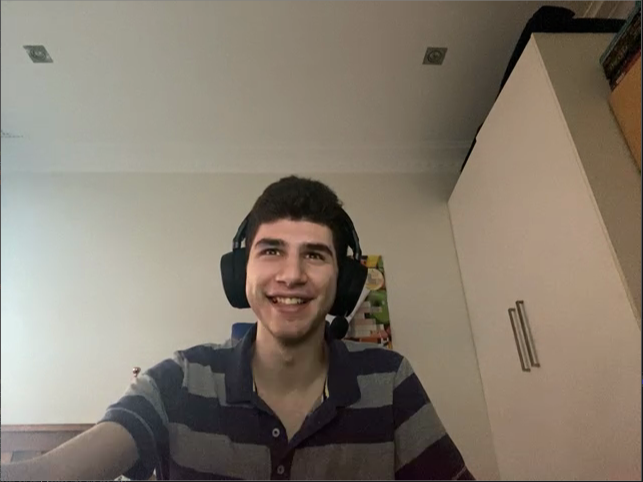
#> input picture virtualBkgdImgs/imageWithoutLight.PNG, 1285 x 964 px (shown at 1/2 size)
$ python mainVirtualBkgd.py ./virtualBkgdImgs/imageWithoutLight.PNG   (older library calls are emulated)
#> lines starting #> are read from the running program, lines starting #| are printed output that depends on the picture; after the words box and inside, x2 and y2 are one past the last pixel; in counts of white or black regions, pixels touching at a corner belong together
### viewFileImage.py
################################################################################

# Alpacas & Fences - viewFileImage
# Authors: 470203101, 470386390, 470354850

# In order to run this file alone:
# $ python viewFileImage.py ./virtualBkgdImgs/imageWithoutLight.PNG
# OR
# $ python viewFileImage.py ./virtualBkgdImgs/IMG20190812150924.jpg

# This script aids in the collection of an image from file.

################################################################################
# Imports
################################################################################
import sys
import cv2

################################################################################
# Constants
################################################################################

################################################################################
# Functions
################################################################################
# readImage
# Returns the read in image file.
# Input:
#   - imageFileName | str -> image file name
# Output:
#   - image
def readImage(imageFileName):
  return  cv2.imread(imageFileName)

#-------------------------------------------------------------------------------
# resize2ScreenImage
# Resize the image to better fit on the screen.
# Input:
#   - image | cv2 image -> image object/data
# Output:
#   - image | cv2 image -> image object/data
# Note:
#   - Image will fit screen.
def resize2ScreenImage(image):
  # Resize the image
  screen_w = 800;
  screen_h = 600;
  img_h = len(image[0])
  img_w = len(image)
  scale_const = 0.75
  #scale_val = scale_const
  scale_val = {
    True: screen_w/img_w*scale_const,
    False: screen_h/img_h*scale_const,
  }[img_w > img_h] # percent of original size
  width = int(img_h * scale_val)
  height = int(img_w * scale_val)
  dim = (width, height)

  # resize image
  return cv2.resize(image, dim, interpolation = cv2.INTER_AREA)

#-------------------------------------------------------------------------------
# viewImagePersistant
# Show the given image in a frame with specified name.
# Input:
#   - frameName | str -> frame name
#   - image | cv2 image -> image object/data
# Output:
#   - N/A
# Note:
#   - Image is shown on the screen.
#   - Code will not progress from this point, until the image has been closed.
def viewImagePersistant(frameName, image):
  cv2.imshow(frameName, image)

  # Wait until the window has been closed
  while cv2.getWindowProperty(frameName, cv2.WND_PROP_VISIBLE) > 0:
    keyCode = cv2.waitKey(50)

#-------------------------------------------------------------------------------
# viewImage
# Show the given image in a frame with specified name.
# Input:
#   - frameName | str -> frame name
#   - image | cv2 image -> image object/data
# Output:
#   - N/A
# Note:
#   - Image is shown on the screen.
#   - Code will not progress from this point, until the image has been closed.
def viewImage(frameName, image):
  cv2.imshow(frameName, image)

#-------------------------------------------------------------------------------
# closeAllImages
# Closes all open image frames.
# Input:
#   - N/A
# Output:
#   - N/A
def closeAllImages():
  cv2.destroyAllWindows()


################################################################################
# Main
################################################################################
# [21 lines left out: function main, not called in this run]

# [2 lines that do not run on import are left out]

### imageBkgds.py
################################################################################

# Alpacas & Fences - imageBkgds
# Authors: 470203101, 470386390, 470354850

# In order to run this file alone:
# $ python imageBkgds.py

# This script aids in the removal of the background of a person.
# Follows the instructions from https://www.learnopencv.com/applications-of-foreground-background-separation-with-semantic-segmentation/

################################################################################
# Imports
################################################################################
import cv2
import numpy as np
from PIL import Image

from viewCamera import *
from viewFileImage import *
from imageManipulations import *

################################################################################
# Constants
################################################################################


################################################################################
# Functions
################################################################################
# diffBkgdThreshBGR
# Removes the background of the given rgb_img through diffing the bkgd_img
# Input:
#   - bgr_img | cv2 image -> image object/data
#   - bkgd_img | cv2 image -> image object/data
# Output:
#   - gray_img | cv2 image -> image object/data
# [94 lines left out: functions diffBkgdThreshBGR, diffBkgdBGRThresh, diffBkgdOtsuBGR, not called in this run]

#-------------------------------------------------------------------------------
# diffBkgdOtsuGray
# Removes the background of the given rgb_img.
# Input:
#   - bgr_img | cv2 image -> image object/data
# Output:
#   - gray_img | cv2 image -> image object/data
def diffBkgdOtsuGray(bgr_img):
  gray_img = cv2.cvtColor(bgr_img, cv2.COLOR_BGR2GRAY)
  ret_gray, thresh_gray = cv2.threshold(gray_img, 0,255, cv2.THRESH_BINARY_INV+cv2.THRESH_OTSU)
  print(f"[removeBkgd - INFO]: ret_gray = {ret_gray}")

  return thresh_gray

#-------------------------------------------------------------------------------
# diffBkgdModels
# Removes the background of the given rgb_img.
# Input:
#   - bgr_img | cv2 image -> image object/data
# Output:
#   - bgr_img | cv2 image -> image object/data
# [54 lines left out: function diffBkgdModels, not called in this run]

### imageManipulations.py
################################################################################

# Alpacas & Fences - imageManipulations
# Authors: 470203101, 470386390, 470354850

# In order to run this file alone:
# $ python imageManipulations.py

# This script aids in the manipulations of images needed for other scripts.

################################################################################
# Imports
################################################################################
from skimage.measure import compare_ssim
import imutils
import cv2
import numpy as np
from PIL import Image

################################################################################
# Constants
################################################################################
hist_equ_tile_size = 8

################################################################################
# Functions
################################################################################
# histEqu
# Removes the background of the given rgb_img through diffing the bkgd_img
# Input:
#   - bgr_img | cv2 image -> image object/data
#   - bkgd_img | cv2 image -> image object/data
# Output:
#   - N/A
# Notes:
#   - Implementation guided from https://docs.opencv.org/master/d5/daf/tutorial_py_histogram_equalization.html
# [34 lines left out: functions histEqu, diffImgs, not called in this run]

#-------------------------------------------------------------------------------
# normImg
# Normalise image
# Input:
#   - img | cv2 image -> image object/data
# Output:
#   - img | cv2 image -> image object/data with values between 0.0 and 1.0
def normImg(img):
  img = np.subtract(img, np.amin(img))
  img = np.divide(img, np.amax(img))
  return img

#-------------------------------------------------------------------------------
# resizeImage
# Resize the image.
# Input:
#   - image | cv2 image -> image object/data
#   - scale | 0.0 -> 1.0 | float -> scale
# Output:
#   - image | cv2 image -> image object/data
# Note:
#   - Image will fit screen.
def resizeImage(image, scale=0.5):
  # Resize the image
  img_h, img_w = image.shape[0:2]
  new_w = int(img_w * scale)
  new_h = int(img_h * scale)
  # dim = (width, height)
  dim = (new_w, new_h)

  # resize image
  return cv2.resize(image, dim, interpolation = cv2.INTER_AREA)

################################################################################
# Main
################################################################################
def main():
  pass

# [2 lines that do not run on import are left out]

### imageClusterings.py
################################################################################

# Alpacas & Fences - imageClusterings.py
# Authors: 470203101, 470386390, 470354850

# In order to run this file alone:
# $ python imageClusterings.py ./virtualBkgdImgs/imageWithoutLight.PNG
# OR
# $ python imageClusterings.py ./virtualBkgdImgs/IMG20190812150923.jpg

################################################################################
# Imports
################################################################################
import cv2
import numpy as np
import math
from PIL import Image

################################################################################
# Constants
################################################################################
COLOR_MAX = 255
COLOR_MIN = 0

C_THRESH = 20
D_TILE = 1

################################################################################
# Functions
################################################################################
# removeListDup
# Removes duplicates from a list.
# Input:
#   - l | list
# Output:
#   - l | list
# Note:
#   - (0, 1) and (-0, 1) are treated as being the same thing.
def removeListDup(l):
  return list(dict.fromkeys(l))

#-------------------------------------------------------------------------------
# createCheckList
# Creates the list of tiles to look at
# relative to the currently looked at tile.
# Input:
#   - r | int -> range around current tile.
# Output:
#   - list of tuples
def createCheckList(r):
  l = []
  for i in range(1, r+1):
    for j in range(i):
      l.append((i,j))
      l.append((-i,j))
      l.append((-i,-j))
      l.append((i,-j))
      l.append((j,i))
      l.append((-j,i))
      l.append((-j,-i))
      l.append((j,-i))
    l.append((i,i))
    l.append((-i,i))
    l.append((-i,-i))
    l.append((i,-i))
  return removeListDup(l)

#-------------------------------------------------------------------------------
# createGroupsBGR
# Returns pixel groups.
# Input:
#   - bgr_img | cv2 image -> image object/data
#   - c_thresh | 0 - 255 int -> colour threshold
#   - r_tile | int -> # top left corner tiles to look at.
# Output:
#   - gray_img | cv2 image -> image object/data
# [70 lines left out: function createGroupsBGR, not called in this run]


#-------------------------------------------------------------------------------
# createGroupsGray
# Returns pixel groups.
# Input:
#   - gray_img | cv2 image -> image object/data
#   - c_thresh | 0 - 255 int -> colour threshold
#   - r_tile | int -> # top left corner tiles to look at.
# Output:
#   - gray_img | cv2 image -> image object/data
def createGroupsGray(gray_img, c_thresh=C_THRESH, d_tile=D_TILE):
  # For each pixel, go down
  row, col = gray_img.shape[0:2]
  gp_img = np.zeros((row, col), np.float32)-1.0;
  gp_dict = {}

  tiles = createCheckList(d_tile)

  def peekHue(r, c):
    return gray_img[r][c]

  def peekGroup(r, c):
    return gp_img[r][c]

  def peekSurround(r, c, tiles):
    #print(f"[peekSurround - DATA]: r = {r}, c = {c}")
    gps = {}
    # obtain current tile's colour (hue)
    p = peekHue(r, c)
    for d_r, d_c in tiles:
      tile_r = r+d_r
      tile_c = c+d_c
      # check tile is possible
      if tile_r < 0 or tile_c < 0 or tile_r >= row or tile_c >= col:
        # no current group
        # therefore can not compare
        continue
      # look at tile group
      g = peekGroup(tile_r, tile_c)
      if g == -1.0:
        # no current group
        # therefore can not compare
        continue
      # look at tile colour (hue)
      h = peekHue(tile_r, tile_c)
      h_diff = min(abs(p-h), abs(p+COLOR_MAX-h))
      # save the group num as the tile is within color hue thres
      if (0 <= h_diff) and (h_diff <= c_thresh):
        try:
          gps[g] += 1
        except:
          gps[g] = 1
    return gps

  # find groups
  gp_n = 0; # last group number
  for r in range(row):
    col_range = range(col)
    if r%2 != 0:
      col_range = reversed(col_range)
    #print(f"[createGroups - DATA]: r = {r}, gp_n = {gp_n}")
    for c in col_range:
      gps = peekSurround(r, c, tiles)
      if len(gps.keys()) == 0:
        gp_img[r][c] = gp_n
        gp_n += 1
      else:
        k_max, v_max = -1, -1
        for k, v in gps.items():
          if v_max <= v:
            v_max = v
            k_max = k
        gp_img[r][c] = k_max

  return gp_img

################################################################################
# Main
################################################################################
# [67 lines left out: function main, not called in this run]

# [8 lines that do not run on import are left out]

### mainVirtualBkgd.py
################################################################################

# Alpacas & Fences - mainVirtualBkgd
# Authors: 470203101, 470386390, 470354850

# In order to run this file alone:
# $ python mainVirtualBkgd.py ./virtualBkgdImgs/imageWithoutLight.PNG
# OR
# $ python mainVirtualBkgd.py ./virtualBkgdImgs/IMG20190812150924.jpg

# This script aids in the removal of the background of a person.

################################################################################
# Imports
################################################################################
import cv2
import numpy as np
from PIL import Image

from viewCamera import *
from viewFileImage import *
from imageManipulations import *
from imageClusterings import *
from imageBkgds import *

################################################################################
# Constants
################################################################################
COLOR_MAX = 255
GRAY_COLOR = 220


KERNEL = 'ellipse' # or 'box'
IMG_SCALE = 0.05 # Scaling to resize img when grouping colours together.
C_THRESH = 40 # Threshold where colour matching diff below are taken
G_THRESH = 80 # Threshold where groups above are taken

################################################################################
# Functions
################################################################################
# removeBkgd
# Replaces the background of the given bgr_img with the bkgd_img
# Input:
#   - bgr_img | cv2 image -> image object/data
# Output:
#   - bgr_img | cv2 image -> image object/data
# [51 lines left out: function removeBkgd, not called in this run]

#-------------------------------------------------------------------------------
# replaceBkgd
# Replaces the background of the given bgr_img with the bkgd_img
# Input:
#   - bgr_img | cv2 image -> image object/data
# Output:
#   - bgr_img | cv2 image -> image object/data
def replaceBkgd(bgr_img, show_img=0):
  gray_bkgd = np.ones(bgr_img.shape, np.uint8)*GRAY_COLOR # kernel size
  gray_img = cv2.cvtColor(bgr_img, cv2.COLOR_BGR2GRAY)

  frameName = 'replaceBkgd'
  otsu_img = diffBkgdOtsuGray(bgr_img)
  if show_img:
    otsu_img_resized = resize2ScreenImage(otsu_img)
    viewImage(frameName+' | otsu_img', otsu_img_resized)

  # close the thresh img
  k = np.ones((50,50), np.uint8) # kernel size
  if KERNEL == 'ellipse':
    k_size = 55 # kernel size
    k = cv2.getStructuringElement(cv2.MORPH_ELLIPSE, (k_size, k_size))
  closed_otsu_img = cv2.morphologyEx(otsu_img, cv2.MORPH_CLOSE, k)
  if show_img:
    closed_otsu_img_resized = resize2ScreenImage(closed_otsu_img)
    viewImage(frameName+' | closed_otsu_img', closed_otsu_img_resized)

  scale = IMG_SCALE
  c_thresh = C_THRESH
  groups_img = createGroupsGray(resizeImage(closed_otsu_img, scale), c_thresh)
  h, w = closed_otsu_img.shape
  groups_img = cv2.resize(groups_img, (w, h), interpolation = cv2.INTER_AREA)
  groups_img = normImg(groups_img)*255
  groups_img = groups_img.astype(np.uint8)
  if show_img:
    groups_img_resized = resize2ScreenImage(groups_img)
    viewImage(frameName+' | groups_img', groups_img_resized)

  # bin-threshold
  g_thresh = G_THRESH
  _, bin_groups_img = cv2.threshold(groups_img, g_thresh, COLOR_MAX, cv2.THRESH_BINARY)
  if show_img:
    bin_groups_img_resized = resize2ScreenImage(bin_groups_img)
    viewImage(frameName+' | bin_groups_img', bin_groups_img_resized)

  # Change so that we only look at top numbered groupings
  new_mask_img = cv2.bitwise_and(bin_groups_img, bin_groups_img, mask=closed_otsu_img)
  if show_img:
    new_mask_img_resized = resize2ScreenImage(new_mask_img)
    viewImage(frameName+' | new_mask_img', new_mask_img_resized)


  # multiply with original so that we can re-otsu
  new_bgr_img = cv2.bitwise_and(bgr_img, bgr_img, mask=new_mask_img)
  if show_img:
    new_bgr_img_resized = resize2ScreenImage(new_bgr_img)
    viewImage(frameName+' | new_bgr_img', new_bgr_img_resized)

  # inverse mask to create background
  new_bkgd_img = cv2.bitwise_and(gray_bkgd, gray_bkgd, mask=~new_mask_img)
  if show_img:
    new_bkgd_img_resized = resize2ScreenImage(new_bkgd_img)
    viewImage(frameName+' | new_bkgd_img', new_bkgd_img_resized)

  # add background to masked foreground
  new_img = new_bgr_img+new_bkgd_img
  if show_img:
    new_img_resized = resize2ScreenImage(new_img)
    viewImage(frameName+' | new_img', new_img_resized)

  return new_img

################################################################################
# Main
################################################################################
def main():
  print("[mainVirtualBkgd - INFO]: Starting mainVirtualBkgd.py")
  import sys, time

  frameName = f"Showing webcam"

  print("[mainVirtualBkgd - HELP]: To finish the program, please close the images.")

  # See if we can find the image file given
  try:
    # sys.argv[0] is the script name
    imageFileName = sys.argv[1]
    print(f"[mainVirtualBkgd - INFO]: image specified as {imageFileName}")

    # Read in the wanted image
    bgr_img = readImage(imageFileName)
#> in readImage, returned value is the input picture: shape (964, 1285, 3); mean B, G, R 109.9, 122.8, 132.7
    print(f"[mainVirtualBkgd - DATA]: size(bgr_img) = {bgr_img.shape}")
#| [mainVirtualBkgd - DATA]: size(bgr_img) = (964, 1285, 3)
    frameName = f"Select img"
  except:
    print(f"[mainVirtualBkgd - WARN]: No image specified...")
    print(f"[mainVirtualBkgd - INFO]: Grabbing background image from webcam...")
    print(f"[mainVirtualBkgd - INFO]: Please move away.")
    time.sleep(1.5)

    # Start up the camera
    cap = camStart()
    bgr_img = captureImg(cap)
    print(f"[mainVirtualBkgd - INFO]: Grabbed image.")
    camFinish(cap)
    print(f"[mainVirtualBkgd - INFO]: Please come back.")

  bgr_img_resized = resize2ScreenImage(bgr_img)
#> in resize2ScreenImage, `img_h = len(image[0])`: img_h = 1285
#> in resize2ScreenImage, `img_w = len(image)`: img_w = 964
#> in resize2ScreenImage, `scale_val = { True: screen_w/img_w*scale_const, False: screen_h/img_h*..`: scale_val = 0.35
#> in resize2ScreenImage, `width = int(img_h * scale_val)`: width = 449
#> in resize2ScreenImage, `height = int(img_w * scale_val)`: height = 337
#> in resize2ScreenImage, `dim = (width, height)`: dim = (449, 337)
  viewImage(frameName+' | bgr_img', bgr_img_resized)

  # Remove the background
  scale = 0.05
  groups_img = replaceBkgd(bgr_img, 1)
#> in replaceBkgd, `gray_img = cv2.cvtColor(bgr_img, cv2.COLOR_BGR2GRAY)`:
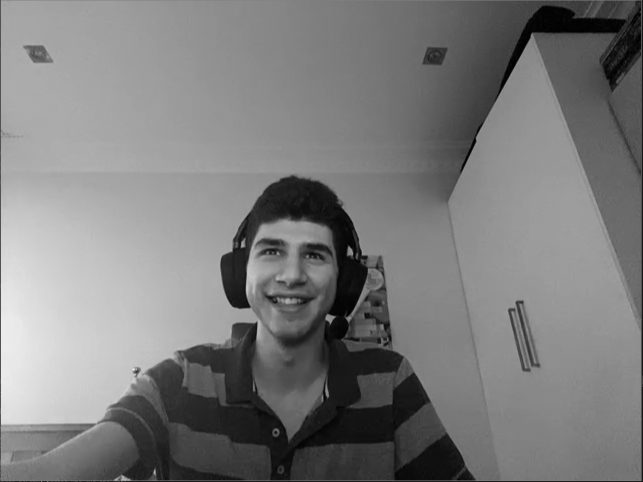
#> gray_img: shape (964, 1285) (shown at 1/2 size); min 0, max 247, mean 124.3
#> in diffBkgdOtsuGray, `ret_gray, thresh_gray = cv2.threshold(gray_img, 0,255, cv2.THRESH_BINA..`:
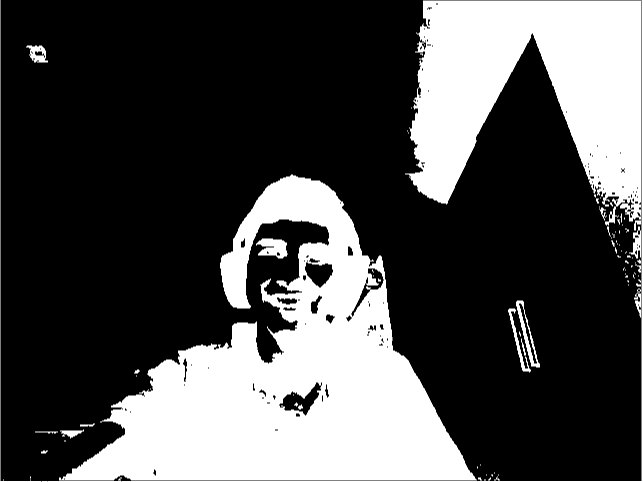
#> thresh_gray: shape (964, 1285) (shown at 1/2 size); 29.7% white; 88 white regions (46 under 20 px), largest, box (x1, y1, x2, y2) and area: (118, 349, 954, 961) 225808, (810, 1, 1282, 451) 128416, (0, 0, 1285, 964) 5452
#> in diffBkgdOtsuGray, `ret_gray, thresh_gray = cv2.threshold(gray_img, 0,255, cv2.THRESH_BINA..`: ret_gray = 105
#| [removeBkgd - INFO]: ret_gray = 105.0
#> in replaceBkgd, `closed_otsu_img = cv2.morphologyEx(otsu_img, cv2.MORPH_CLOSE, k)`:
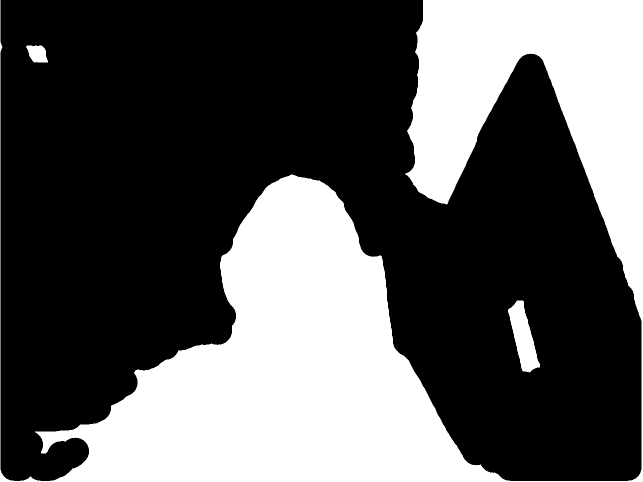
#> closed_otsu_img: shape (964, 1285) (shown at 1/2 size); 34.1% white; 3 white regions, box (x1, y1, x2, y2) and area: (0, 0, 1285, 964) 416177, (1016, 601, 1080, 745) 4723, (52, 91, 96, 125) 1117
#> in createGroupsGray, `row, col = gray_img.shape[0:2]`: row = 48; col = 64
#> after the loop in createGroupsGray, `for r in range(row):`:
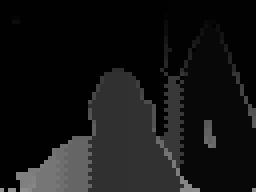
#> gp_img: shape (48, 64) float32 (shown 4 times larger); min 0, max 145, mean 20.6
#> in normImg, `img = np.divide(img, np.amax(img))`:
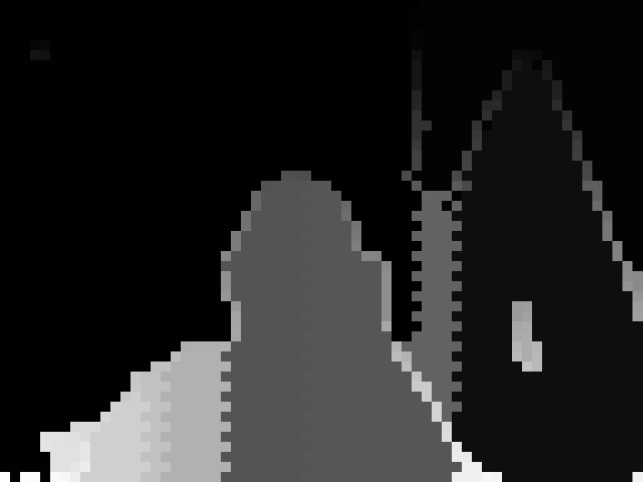
#> img: shape (964, 1285) float32 (shown at 1/2 size); min 0, max 1, mean 0.142
#> in replaceBkgd, `_, bin_groups_img = cv2.threshold(groups_img, g_thresh, COLOR_MAX, cv2..`:
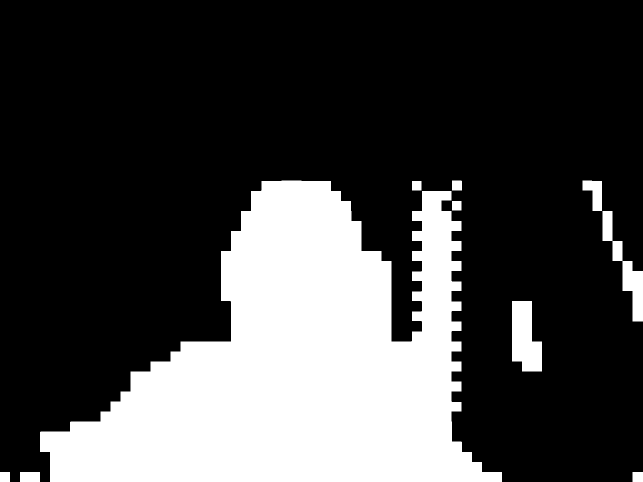
#> bin_groups_img: shape (964, 1285) (shown at 1/2 size); 26.8% white; 10 white regions, largest, box (x1, y1, x2, y2) and area: (80, 361, 1004, 964) 316253, (1024, 602, 1084, 743) 6440, (1205, 422, 1285, 643) 5220
#> in resize2ScreenImage (call 6), `return cv2.resize(image, dim, interpolation = cv2.INTER_AREA)`:
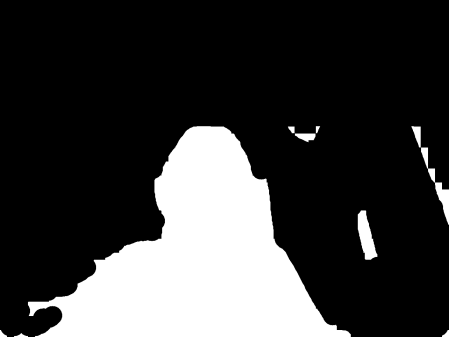
#> returned value: shape (337, 449); min 0, max 255, mean 57.6
#> (the rest of the program and of its run is left out)
